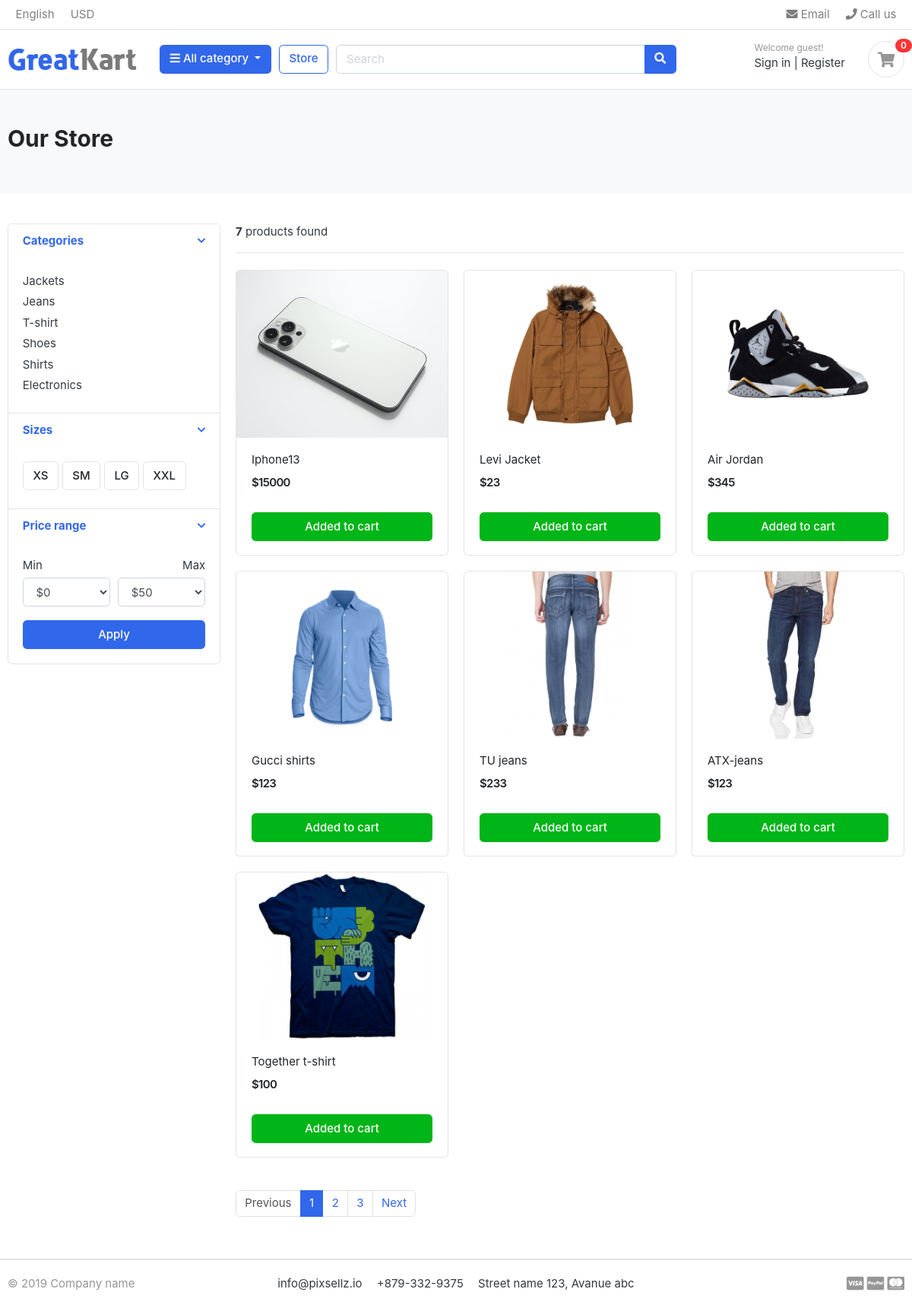
Page /store/store on the committed database.
### store/models.py (models this page shows, shortened)
class Category(models.Model):
    cat_name = models.CharField(
        verbose_name='category name', max_length=50, unique=True)
    slug = models.SlugField(max_length=100, unique=True)
    description = models.TextField(max_length=255)
    cat_image = models.ImageField(
        upload_to='photos/categories', verbose_name='Category Image', blank=True)
    class Meta:
        verbose_name = 'Category'
        verbose_name_plural = "Categories"

class Product(models.Model):
    product_name = models.CharField(max_length=200, unique=True, null=True)
    slug = models.SlugField(max_length=100, unique=True, null=True)
    description = models.TextField(max_length=500, blank=True, null=True)
    price = models.IntegerField(null=True)
    images = models.ImageField(upload_to='photos/products', null=True)
    stock = models.IntegerField(null=True)
    is_available = models.BooleanField(default=True)
    category = models.ForeignKey(Category, on_delete=models.CASCADE, null=True)
    created_date = models.DateTimeField(auto_now_add=True, null=True)
    modified_date = models.DateTimeField(auto_now=True, null=True)
    class Meta:
        verbose_name = 'Product'
        verbose_name_plural = "Products"

### store/views.py (the view)
# urls.py: path('store/', include('store.urls')),
def store(request, category_slug=None):
    categories = None
    products = None
    if category_slug != None:
        categories = get_object_or_404(Category, slug=category_slug)
        products = Product.objects.filter(
            category=categories, is_available=True)
        product_count = products.count()
    else:
        products = Product.objects.all().filter(is_available=True)
        product_count = products.count()
    context = {
        "products": products,
        "products_count": product_count
    }
    return render(request, 'store/store.html', context)

### store/context_processors.py (called while the page is built)
def category(request):
    links = Category.objects.all()
    return dict(category_links=links)

### store/templates/store/store.html (shortened to what this page needs)
{% extends 'store/base.html' %} {% block content %} {% load static %}
<section class="section-pagetop bg">
  <div class="container">
    <h2 class="title-page">Our Store</h2>
  </div>
</section>
<section class="section-content padding-y">
  <div class="container">
    <div class="row">
      <aside class="col-md-3">
        <div class="card">
          <article class="filter-group">
            <header class="card-header">
              <a
                href="#"
                data-toggle="collapse"
                data-target="#collapse_1"
                aria-expanded="true"
                class=""
              >
                <i class="icon-control fa fa-chevron-down"></i>
                <h6 class="title">Categories</h6>
              </a>
            </header>
            <div class="filter-content collapse show" id="collapse_1" style="">
              <div class="card-body">
                <ul class="list-menu">
                  {% for category in category_links %}
                  <li>
                    <a
                      href="{% url 'store:products_by_category' category.slug %}"
                      >{{category.cat_name}}</a
                    >
                  </li>
                  {% endfor %}
                </ul>
              </div>
            </div>
          </article>
          <article class="filter-group">
            <header class="card-header">
              <a
                href="#"
                data-toggle="collapse"
                data-target="#collapse_4"
                aria-expanded="true"
                class=""
              >
                <i class="icon-control fa fa-chevron-down"></i>
                <h6 class="title">Sizes</h6>
              </a>
            </header>
            <div class="filter-content collapse show" id="collapse_4" style="">
              <div class="card-body">
                <label class="checkbox-btn">
                  <span class="btn btn-light"> XS </span>
                </label>
                <label class="checkbox-btn">
                  <span class="btn btn-light"> SM </span>
                </label>
                <label class="checkbox-btn">
                  <span class="btn btn-light"> LG </span>
                </label>
                <label class="checkbox-btn">
                  <span class="btn btn-light"> XXL </span>
                </label>
              </div>
            </div>
          </article>
          <article class="filter-group">
            <header class="card-header">
              <a
                href="#"
                data-toggle="collapse"
                data-target="#collapse_3"
                aria-expanded="true"
                class=""
              >
                <i class="icon-control fa fa-chevron-down"></i>
                <h6 class="title">Price range</h6>
              </a>
            </header>
            <div class="filter-content collapse show" id="collapse_3" style="">
              <div class="card-body">
                <div class="form-row">
                  <div class="form-group col-md-6">
                    <label>Min</label>
                    <select class="mr-2 form-control">
                      <option value="0">$0</option>
                    </select>
                  </div>
                  <div class="form-group text-right col-md-6">
                    <label>Max</label>
                    <select class="mr-2 form-control">
                      <option value="50">$50</option>
                    </select>
                  </div>
                </div>
                <button class="btn btn-block btn-primary">Apply</button>
              </div>
            </div>
          </article>
        </div>
      </aside>
      <main class="col-md-9">
        <header class="border-bottom mb-4 pb-3">
          <div class="form-inline">
            <span class="mr-md-auto">
              <b>{{products_count}}</b> products found
            </span>
          </div>
        </header>
        <div class="row">
          {% for product in products %}
          <div class="col-md-4">
            <figure class="card card-product-grid">
              <div class="img-wrap">
                <img src="{{product.images.url}}" />
              </div>
              <figcaption class="info-wrap">
                <div class="fix-height">
                  <a href="" class="title">{{product.product_name}}</a>
                  <div class="price-wrap mt-2">
                    <span class="price">${{product.price}}</span>
                  </div>
                </div>
                <a href="#" class="btn btn-block btn-success">Added to cart </a>
              </figcaption>
            </figure>
          </div>
          {% endfor %}
        </div>
        <nav class="mt-4" aria-label="Page navigation sample">
          <ul class="pagination">
            <li class="page-item disabled">
              <a class="page-link" href="#">Previous</a>
            </li>
            <li class="page-item active">
              <a class="page-link" href="#">1</a>
            </li>
            <li class="page-item"><a class="page-link" href="#">2</a></li>
            <li class="page-item"><a class="page-link" href="#">3</a></li>
            <li class="page-item"><a class="page-link" href="#">Next</a></li>
          </ul>
        </nav>
      </main>
    </div>
  </div>
</section>
{% endblock %}

### store/static/store/css/ui.css (style rules this page uses)
html { font-family: "Inter", sans-serif; font-size: 15px; }
.img-wrap { text-align: center; display: block; }
.img-wrap img { max-width: 100%; }
.price-wrap { letter-spacing: -0.7px; }
.padding-y { padding-top: 40px; padding-bottom: 40px; }
figure { margin-bottom: 0; }
article:after, .form-group:after { display: block; clear: both; content: ""; }
.bg { background-color: #f8f9fa; }
.title-page { color: #212529; }
.btn-light { background-color: #fff; border-color: #e4e4e4; }
[class*=list-] li:after { visibility: hidden; display: block; content: ""; overflow: hidden; height: 0; clear: both; }
.list-menu { list-style: none; margin: 0; padding-left: 0; }
.list-menu li { margin-bottom: 5px; }
.list-menu a { color: #343a40; }
[class*=card-product] a.title { color: #212529; display: block; }
[class*=card-product] .img-wrap { overflow: hidden; position: relative; }
[class*=card-product] .img-wrap img { height: 100%; max-width: 100%; width: auto; display: inline-block; -o-object-fit: cover; object-fit: cover; }
.card-product-grid { margin-bottom: 20px; }
.card-product-grid .img-wrap { border-radius: 0.2rem 0.2rem 0 0; height: 220px; }
.card-product-grid .info-wrap { overflow: hidden; padding: 18px 20px; }
.card-product-grid .fix-height { height: 80px; overflow: hidden; }
.card .img-wrap { overflow: hidden; }
.price { font-weight: 600; color: #212529; }
.icon-control { margin-top: 5px; float: right; font-size: 80%; }
.card-header .title { margin-bottom: 0; line-height: 1.5; }
.filter-group { border-bottom: 1px solid #e4e4e4; }
.filter-group .card-header { border-bottom: 0; }
.filter-group:last-child { border-bottom: 0; }
.checkbox-btn { position: relative; }
.section-pagetop { padding: 45px 0; }

### rows in the picture
Category: cat_name "Jackets"
Category: cat_name "Jeans"
Category: cat_name "T-shirt"
Category: cat_name "Shoes"
Category: cat_name "Shirts"
Category: cat_name "Electronics"
Product: images (picture), product_name "Iphone13", price "15000"
Product: images (picture), product_name "Levi Jacket", price "23"
Product: images (picture), product_name "Air Jordan", price "345"
Product: images (picture), product_name "Gucci shirts", price "123"
Product: images (picture), product_name "TU jeans", price "233"
Product: images (picture), product_name "ATX-jeans", price "123"
Product: images (picture), product_name "Together t-shirt", price "100"

### other values in the picture
{{ products_count }} "7"
